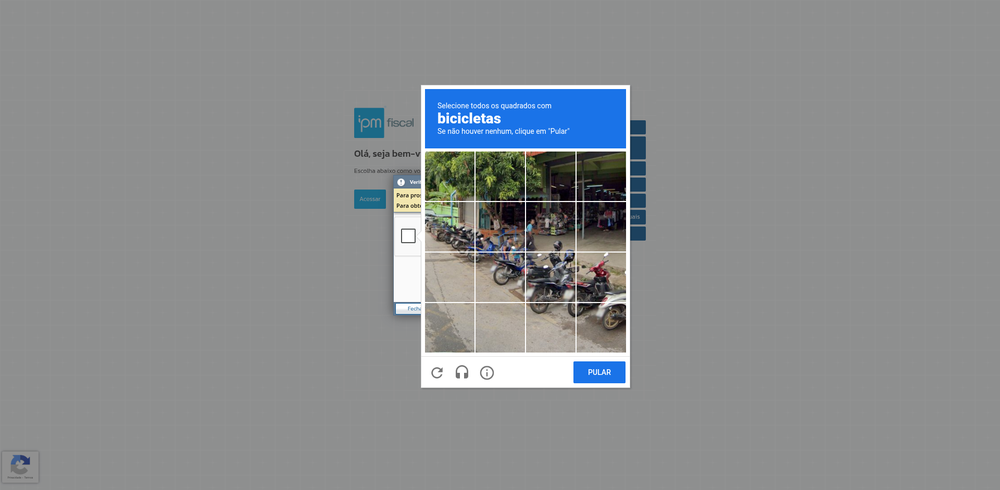
#> input picture captcha_page.png, 1000 x 490 px, shrunk from 1920 x 941 before the run
$ python coordenadas_captcha.py
#> lines starting #> are read from the running program, lines starting #| are printed output that depends on the picture
import os
from PIL import Image, ImageDraw, ImageFont
import sys

def gerar_imagem_com_coordenadas(imagem_path, output_path=None, grid_step=50):
    """
    Gera uma versão da imagem com uma grade de coordenadas sobreposta.
    Útil para identificar onde clicar em CAPTCHAs em ambientes sem interface gráfica.

    Args:
        imagem_path: Caminho para a imagem de entrada
        output_path: Caminho para salvar a imagem com coordenadas (opcional)
        grid_step: Espaçamento da grade em pixels
    """
#> called with imagem_path = 'captcha_page.png', grid_step = 50
    if not os.path.exists(imagem_path):
        print(f"Erro: A imagem {imagem_path} não foi encontrada.")
        return

    # Carrega a imagem
    try:
        imagem = Image.open(imagem_path)
#> imagem is the input picture: PIL image 1000x490 RGB; mean R, G, B 138.9, 142.1, 144.3
        print(f"Imagem carregada: {imagem_path}")
        print(f"Dimensões: {imagem.size[0]}x{imagem.size[1]} pixels")
#| Dimensões: 1000x490 pixels
    except Exception as e:
        print(f"Erro ao abrir a imagem: {e}")
        return

    # Cria uma cópia da imagem para não modificar a original
    img_com_coordenadas = imagem.copy()

    # Prepara para desenhar na imagem
    draw = ImageDraw.Draw(img_com_coordenadas)

    # Tenta carregar uma fonte, se não conseguir usa o padrão
    try:
        # Tenta encontrar uma fonte no sistema
        font = ImageFont.truetype("DejaVuSans.ttf", 12)
    except IOError:
        try:
            # Segunda tentativa com outra fonte comum
            font = ImageFont.truetype("Arial.ttf", 12)
        except IOError:
            # Se não encontrar, usa a fonte padrão
            font = ImageFont.load_default()

    # Desenha linhas horizontais e verticais em intervalos regulares
    largura, altura = imagem.size
#> largura = 1000; altura = 490

    # Desenha linhas horizontais
    for y in range(0, altura, grid_step):
        draw.line([(0, y), (largura, y)], fill=(255, 0, 0), width=1)
        # Adiciona coordenada Y
        draw.text((5, y), str(y), fill=(255, 0, 0), font=font)

    # Desenha linhas verticais
    for x in range(0, largura, grid_step):
        draw.line([(x, 0), (x, altura)], fill=(255, 0, 0), width=1)
        # Adiciona coordenada X
        draw.text((x, 5), str(x), fill=(255, 0, 0), font=font)

    # Determina o nome do arquivo de saída
    if output_path is None:
        base, ext = os.path.splitext(imagem_path)
        output_path = f"{base}_com_coordenadas{ext}"

    # Salva a imagem com coordenadas
    img_com_coordenadas.save(output_path)
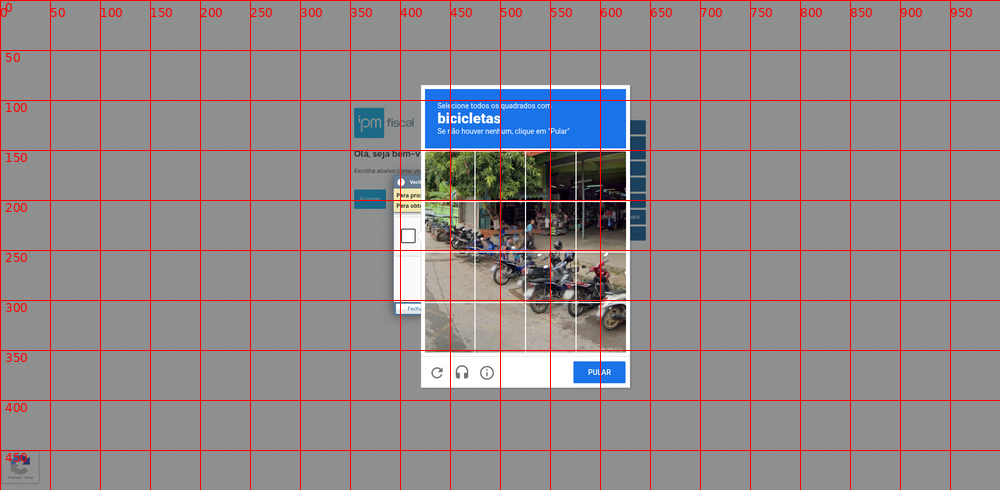
#> saved as captcha_page_com_coordenadas.png: PIL image 1000x490 RGB; mean R, G, B 143.8, 135.7, 137.9
    print(f"Imagem com grade de coordenadas salva em: {output_path}")

    return output_path

def mostrar_pontos_interativos(imagem_path):
    """
    Permite ao usuário especificar pontos de clique manualmente usando coordenadas.
    Os pontos serão marcados na imagem e salvos em uma nova versão.
    """
#> called with imagem_path = 'captcha_page.png'
    print("\nSelecione pontos para clicar na imagem:")
    print("Digite as coordenadas no formato 'x,y' ou 'fim' para terminar")

    pontos = []

    while True:
        entrada = input("\nDigite as coordenadas (x,y) ou 'fim' para terminar: ")

        if entrada.lower() == 'fim':
            break

        try:
            x, y = map(int, entrada.split(','))
            pontos.append((x, y))
            print(f"Ponto adicionado: ({x}, {y})")
        except ValueError:
            print("Formato inválido! Use 'x,y' (ex: 150,200)")

    if pontos:
        # Carrega a imagem e marca os pontos
        try:
            # Carrega a imagem com coordenadas se existir, senão a original
            base, ext = os.path.splitext(imagem_path)
            imagem_coords_path = f"{base}_com_coordenadas{ext}"

            if os.path.exists(imagem_coords_path):
                imagem = Image.open(imagem_coords_path)
            else:
                imagem = Image.open(imagem_path)

            draw = ImageDraw.Draw(imagem)

            # Marca cada ponto selecionado com um círculo
            for i, (x, y) in enumerate(pontos):
                raio = 10
                draw.ellipse([(x-raio, y-raio), (x+raio, y+raio)], outline=(0, 255, 0), width=2)
                draw.text((x+raio+5, y), f"Ponto {i+1}: ({x},{y})", fill=(0, 255, 0))

            # Salva a nova imagem
            output_path = f"{base}_com_pontos{ext}"
            imagem.save(output_path)
            print(f"\nImagem com pontos marcados salva em: {output_path}")

            # Retorna string formatada para uso no script CAPTCHA
            pontos_formatados = ' '.join([f"{x},{y}" for x, y in pontos])
            print(f"\nCoordenadas para usar no script de CAPTCHA:")
            print(pontos_formatados)
            print("\nCopie e cole esta string quando o script nfs_emissao.py solicitar as coordenadas.")

        except Exception as e:
            print(f"Erro ao processar a imagem com os pontos: {e}")

if __name__ == "__main__":
    if len(sys.argv) > 1:
        imagem_path = sys.argv[1]
    else:
        # Se nenhuma imagem for especificada, tenta usar captcha_page.png
        imagem_path = "captcha_page.png"
        if not os.path.exists(imagem_path):
            imagem_path = input("Digite o caminho para a imagem do CAPTCHA: ")

    # Gera a imagem com grade de coordenadas
    gerar_imagem_com_coordenadas(imagem_path)

    # Permite ao usuário marcar pontos de clique
#> (the run stopped early here; a loop or call above may not have finished)

$ run again, with apos_recaptcha_checkbox_com_coordenadas.png copied over captcha_page.png
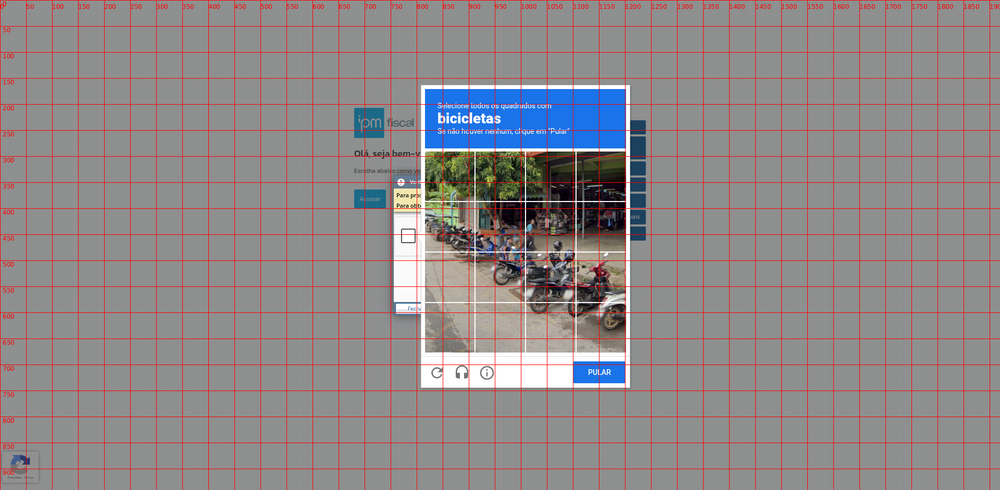
#> input picture apos_recaptcha_checkbox_com_coordenadas.png, 1000 x 490 px, shrunk from 1920 x 941 before the run
#> in gerar_imagem_com_coordenadas, imagem is the input picture: PIL image 1000x490 RGB; mean R, G, B 143.8, 136.1, 138.2
#| Dimensões: 1000x490 pixels
#> in gerar_imagem_com_coordenadas, `img_com_coordenadas.save(output_path)`:
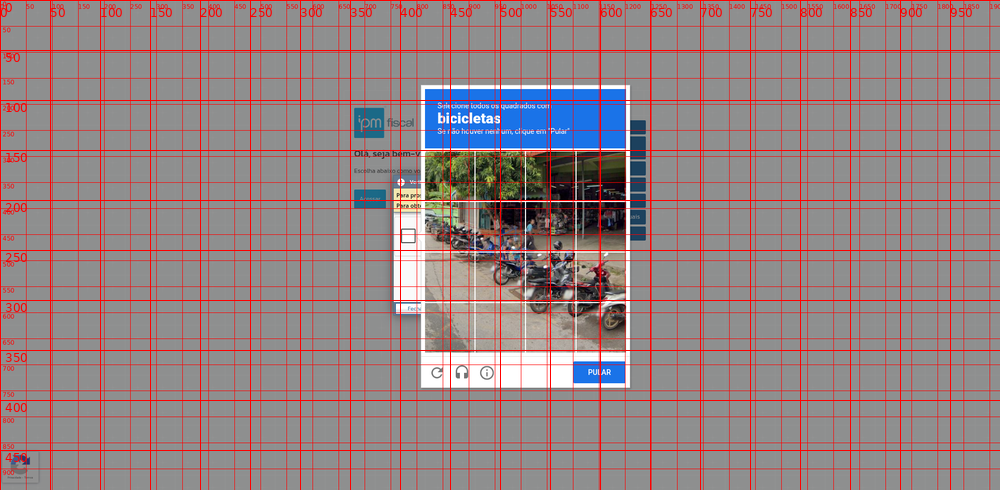
#> saved as captcha_page_com_coordenadas.png: PIL image 1000x490 RGB; mean R, G, B 148.5, 130.1, 132.2
